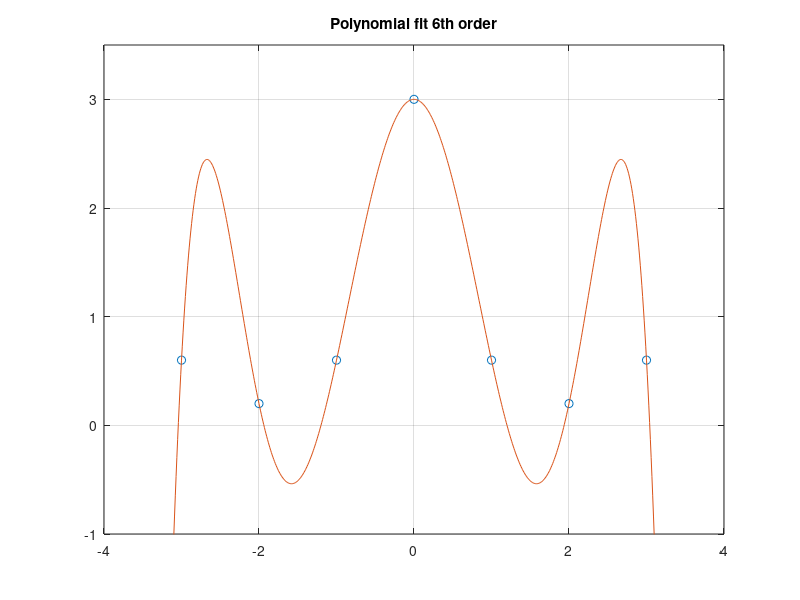

The MATLAB script that drew this image:
% P7_1.M Fit a 6th order polynomial to data and plot results
%
x=-3:3;
y=[0.6 0.2 0.6 3.0 0.6 0.2 0.6];
%
fprintf(' Coefficients of 6th order polynomial')
p=polyfit(x,y,6)
xplot=[-4:0.01:4];
f=polyval(p,xplot);
%
clf
plot(x,y,'o',xplot,f,'-')
title('Polynomial fit 6th order')
axis([-4 4 -1 3.5])
grid 
